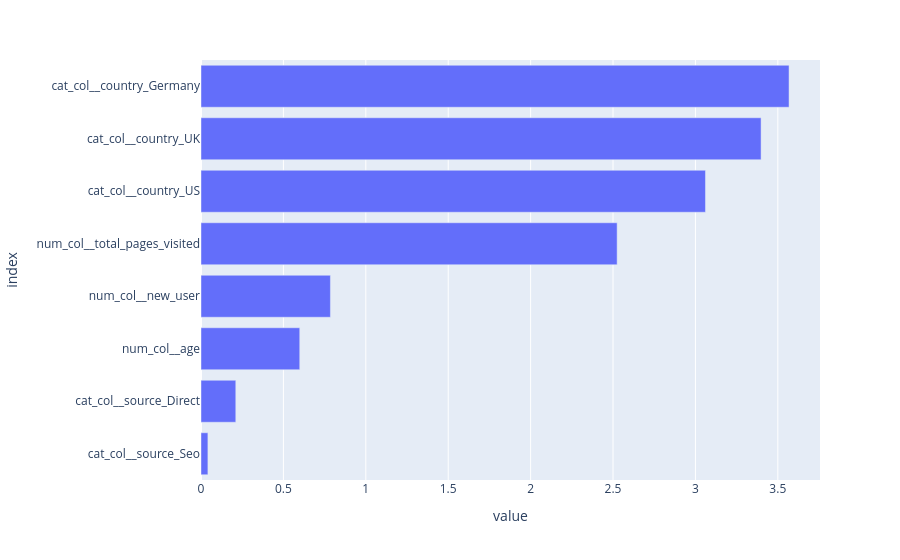

The code cell stored with this chart in its notebook:
### Markdown cell above
The ROC–AUC score indicates that the model is able to correctly rank converted users higher than non-converted ones.  
However, in this highly imbalanced setting, a good ROC–AUC does not necessarily translate into a high F1-score, as it does not account for the chosen decision threshold. This explains why the model can achieve a strong ROC–AUC while still missing a significant number of actual converters.

### Code cell
# Analyze the model's coefficients.
column_names = classifier.named_steps['preprocessor'].get_feature_names_out().tolist()  
print("Names of columns corresponding to each coefficient: ", column_names)
# Create a pandas DataFrame
coefs = pd.DataFrame(index = column_names, 
                     data = classifier.named_steps["classifier"].coef_[0].transpose(), 
                     columns=["coefficients"])
coefs
# Compute abs() and sort values
feature_importance = abs(coefs).sort_values(by = 'coefficients')
feature_importance
# Plot coefficients
fig = px.bar(feature_importance, orientation = 'h')
fig.update_layout(showlegend = False, 
                  margin = {'l': 120} # to avoid cropping of column names
                 )
print(coefs.sort_values(by="coefficients", axis=0, ascending=False))
fig.show()

### Figure 1 — Plotly figure (JSON) as saved in the notebook; plotly's stock layout.template omitted (floating-point values rounded to 4 significant figures)
{"data": [{"hovertemplate": "variable=coefficients<br>value=%{x}<br>index=%{y}<extra></extra>", "legendgroup": "coefficients", "marker": {"color": "#636efa", "pattern": {"shape": ""}}, "name": "coefficients", "orientation": "h", "showlegend": true, "textposition": "auto", "type": "bar", "x": [0.04189, 0.2111, 0.5992, 0.7853, 2.525, 3.061, 3.398, 3.568], "xaxis": "x", "y": ["cat_col__source_Seo", "cat_col__source_Direct", "num_col__age", "num_col__new_user", "num_col__total_pages_visited", "cat_col__country_US", "cat_col__country_UK", "cat_col__country_Germany"], "yaxis": "y"}], "layout": {"barmode": "relative", "legend": {"title": {"text": "variable"}, "tracegroupgap": 0}, "margin": {"l": 120, "t": 60}, "showlegend": false, "xaxis": {"anchor": "y", "domain": [0, 1], "title": {"text": "value"}}, "yaxis": {"anchor": "x", "domain": [0, 1], "title": {"text": "index"}}}}
